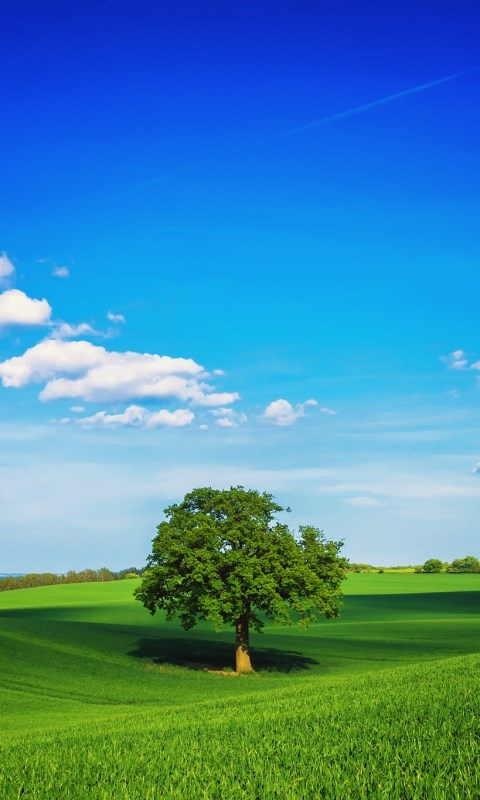
#> input picture treeimage.jpg, 480 x 800 px
$ python -i eink_image.py   (imports and definitions only)   (older library calls are emulated)
#> lines starting #> are read from the running program, lines starting #| are printed output that depends on the picture
#> further down, picture is the input picture: PIL image 480x800 RGB; mean R, G, B 68.3, 137.5, 164.6
import os
from PIL import Image, ImageDraw, ImageFont, ImageOps
import textwrap


#function to transform the pic pulled from gmail into a 2 tone & resized image
class Image_transform:
    def __init__(self, imported_image, fit="crop", message=""):
        self.imported_image=imported_image
        self.message=message

    def render(self, fit="crop"):
        # fit can be "width" or "crop" or "height"
        #we are using the screen in portrait mode and so flipping the default landscape mode
#> called with fit = 'crop'
        w = 480
        h = 800

        #create canvas in portrait mode
        canvas = Image.new(mode="1", size=(w, h), color=255) #fill colour for blank space (so, clear frame first)
#> canvas: PIL image 480x800 1; every value is 1
        draw = ImageDraw.Draw(canvas)

        #use the line below if we're working with a path and not an image file
        #image = Image.open(self.imported_image)

        #use the line below if we're working with an image file directly
        image = self.imported_image

        #Remove exif orientation
        image = ImageOps.exif_transpose(image)

        #option 1 : fit the whole width to the frame
        if fit=="width":
            #Resize image to fit width
            wpercent = (w/float(image.size[0]))
            hsize = int((float(image.size[1])*float(wpercent)))
            image = image.resize((w,hsize), Image.ANTIALIAS)

            #center the image vertically in the middle of the frame
            blank_space=h-image.size[1]
            adjust_height=int(blank_space/2)

            #paste on canvas with height adjustment
            canvas.paste(image, (0, 0+adjust_height))

        #option 2 : fit the whole height to the frame
        if fit=="height":

            #Resize image by height
            hpercent = (h/float(image.size[1]))
            wsize = int((float(image.size[0])*float(hpercent)))
            image = image.resize((wsize,h), Image.ANTIALIAS)

            #center
            blank_space=h-image.size[1]
            adjust_height=int(blank_space/2)
            #Paste image on canvas
            canvas.paste(image, (0, 0+adjust_height))

        #option 3 : crop the image in the center
        if fit=="crop":

            #Resize image by height
            hpercent = (h/float(image.size[1]))
#> hpercent = 1
            wsize = int((float(image.size[0])*float(hpercent)))
#> wsize = 480
            image = image.resize((wsize,h), Image.ANTIALIAS)

            #Center the image on the frame. First, set overflow
            left = (image.size[0] - w)/2
#> left = 0
            top = (image.size[1] - h)/2
#> top = 0
            right = (image.size[0] + w)/2
#> right = 480
            bottom = (image.size[1] + h)/2
#> bottom = 800

            # Crop the center of the image
            image = image.crop((left, top, right, bottom))

            #Paste image on canvas
            canvas.paste(image, (0, 0))
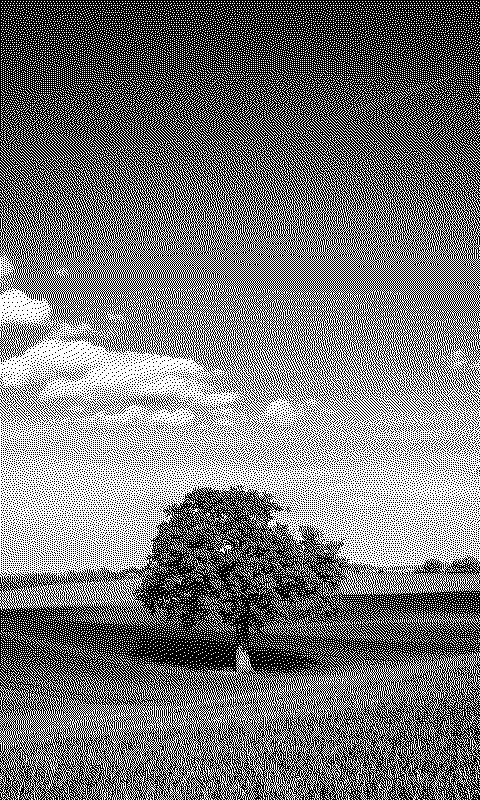
#> canvas: PIL image 480x800 1; 46.8% white in thin lines or dots

        #print text on top of image
        #set font
        # find script directory
        dir_path = os.path.dirname(os.path.realpath(__file__))
        font = ImageFont.truetype(os.path.join(dir_path, "fonts", "Roboto-Medium.ttf"), 25)

        message = textwrap.fill(self.message,width=25)

        # Calculate the width and height of rendered text
        textw, texth = draw.textsize(message, font=font)
#> textw = 0; texth = 0
        text_overflow = (w-textw)/2
#> text_overflow = 240

        draw.text((0+text_overflow, 0), message, font=font, fill=0, align='center')

        return(canvas)

>>> from PIL import Image
>>> picture = Image.open('../treeimage.jpg')
>>> result = Image_transform(picture).render()
